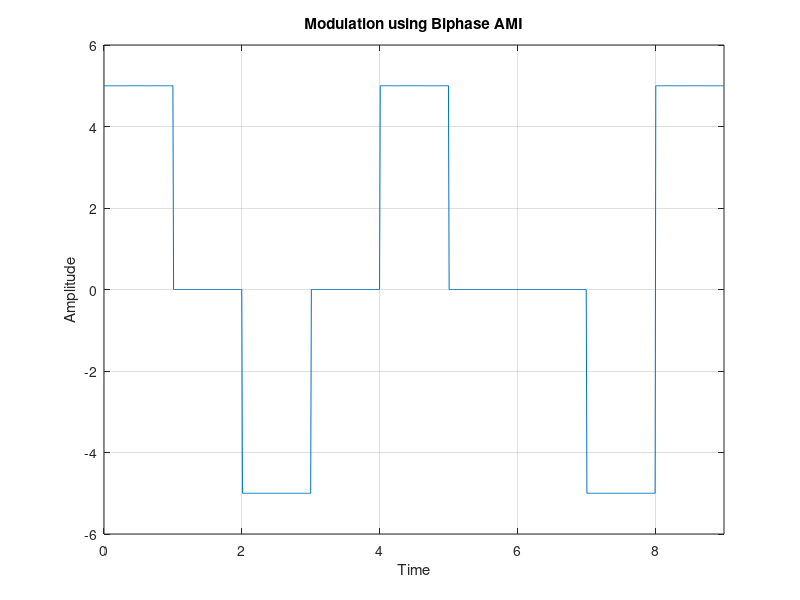

Here is the MATLAB script that generated this plot:
clc;
clear all;
close all;

x = [ 1 0 1 0 1 0 0 1 1 ]
bitrate = 1;
V = 5;
F = 100;


## Modulation
t = 0 : 1/F : length(x)/bitrate;
mod = [];
index = 1;
v = V;


for i=1:length(t)
  if x(index) == 0
    mod(i) = 0;
  else
    mod(i) = v;
  endif
  

  if t(i)*bitrate >= index && index < length(x)
    index += 1;
    if x(index) == 1
      v = -v;
    endif
  endif
  
endfor


plot(t, mod);
xlabel('Time');
ylabel('Amplitude');
xlim([0, length(x)/bitrate])
ylim([-V-1, V+1])
grid on;
title('Modulation using Biphase AMI')


## Demodulation
index = 1;
demod = [];
v = V;

for i=1:length(t)
  if mod(i) == 0
    demod(index) = 0;
  else
    demod(index) = 1;
  endif
  
  if t(i)*bitrate >= index
    index += 1;  
  endif

endfor


demod
